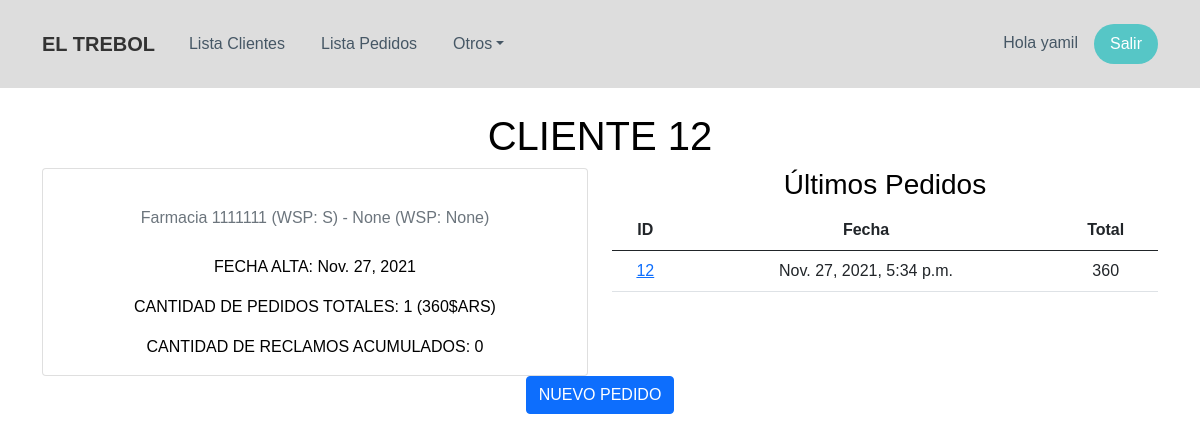
The app's page /cliente_detalles/12/ (signed in) with its own data.
### MODULOS/Cliente/models.py (models this page shows, shortened)
class Cliente(models.Model):
    id_cliente= models.AutoField(primary_key=True)
    nombre=models.CharField(max_length=15)
    direccion=models.ForeignKey(Direccion, on_delete=models.CASCADE)
    telefono=models.PositiveBigIntegerField()
    es_whatsapp=models.CharField(choices=SI_NO, max_length=2)
    telefono2=models.PositiveBigIntegerField(blank=True, null=True)
    es_whatsapp2=models.CharField(blank=True, null=True, choices=SI_NO, max_length=2)
    categoria=models.CharField(max_length=50, blank=True, null=True)
    fecha_alta=models.DateField(auto_now=True)
    objects=models.Manager()

### MODULOS/Pedidos/models.py (models this page shows, shortened)
class Pedido(models.Model):
    hora=models.DateTimeField(auto_now_add=True)
    pedido=models.ForeignKey(NumeroPedido, on_delete=models.CASCADE, null=False, blank=False, related_name="pedido_numero")
    cliente=models.ForeignKey(Cliente, on_delete=models.CASCADE, null=False, blank=False)
    medio_pago=models.ForeignKey(MediosPagos, on_delete=models.CASCADE, null=True, blank=True, default=1)
    medio_contacto=models.ForeignKey(MediosContacto, on_delete=models.CASCADE, blank=False, null=False, related_name="medio_contacto", default=1)
    tipo_envio=models.ForeignKey(TiposEnvios, on_delete=models.CASCADE, default=1)
    estado=models.CharField(max_length=3, choices=ESTADOS, default="EP")
    entregado=models.DateTimeField(auto_now=True)
    moto=models.ForeignKey(User, on_delete=models.CASCADE, blank=True, null=True)
    codigoqr=models.ImageField(upload_to="" , null=True, blank=True)
    observaciones=CharField(max_length=100)
    paga_con=IntegerField(null=True, blank=True)
    total=models.IntegerField(null=True, blank=True)
    class Meta:
        ordering = ['-pedido']

class NumeroPedido(models.Model):
    pedido=models.AutoField(primary_key=True)
    hora=models.DateTimeField(auto_now=True)
    def __str__(self):
        t="{}"
        return t.format(self.pedido)

### MODULOS/Cliente/views.py (the view)
# urls.py: path('cliente_detalles/<int:id_cliente>/', detalles_cliente, name="detalles_cliente"),
@login_required
def detalles_cliente(request, id_cliente):
    cliente=Cliente.objects.get(id_cliente=id_cliente)
    pedidos=Pedido.objects.filter(cliente=cliente)
    reclamos=Reclamo.objects.filter(cliente=cliente)
    def cantidadPedidos(pedidos):
        cantidad_pedidos=pedidos.count()
        return cantidad_pedidos
    def precioTotalPedidos(pedidos):
        precios_t=[]
        for pedido in pedidos:
            precios_t.append(pedido.total)
        return sum(precios_t)
    def cantidad_reclamos():
        return len(reclamos)
    pag = Paginator(pedidos,5)
    page_num=request.GET.get('page',1)
    try:
        page=pag.page(page_num)
    except EmptyPage:
        page=pag.page(1)
    context={"cliente":cliente, "pedidos":page,
             "precio_total":precioTotalPedidos(pedidos),
             'cantidad_total':cantidadPedidos(pedidos),
             'reclamos':reclamos, 'cantidad_reclamos':cantidad_reclamos()}
    return render(request,"detalle_cliente.html", context)

### templates/detalle_cliente.html (shortened to what this page needs)
{% extends 'base.html' %}
{% load static %}
{% block content %}
    <div class="container" style="margin-top: 3vh;">
        <div class="row">
            <div class="col-md-12">
                <h1>CLIENTE {{cliente.id_cliente}}</h1>
            </div>
        </div>
        <div class="row">
            <div class="col-md-6">
                <div class="card">
                    <div class="card-body">
                        <h6 class="text-muted card-subtitle mb-2"><br>{{cliente.nombre}} {{cliente.telefono}}&nbsp;(WSP:&nbsp;{{cliente.es_whatsapp}})&nbsp;-&nbsp;{{cliente.telefono2}}&nbsp;(WSP:&nbsp;{{cliente.es_whatsapp2}})<br><br></h6>
                        <p class="card-text">FECHA ALTA: {{cliente.fecha_alta}}</p>
                        <p class="card-text">CANTIDAD DE PEDIDOS TOTALES: {{cantidad_total}} ({{precio_total}}$ARS)</p>
                    <p class="card-text">CANTIDAD DE RECLAMOS ACUMULADOS: {{cantidad_reclamos}}</p>
                    </div>
                </div>
            </div>
            <div class="col-md-6">
                <div class="row">
                    <div class="col">
                        <h3>Últimos Pedidos</h3>
                    </div>
                </div>
                <div class="row">
                    <div class="col">
                        <div class="table-responsive">
                            <table class="table">
                                <thead>
                                    <tr>
                                        <th>ID</th>
                                        <th>Fecha</th>
                                        <th>Total</th>
                                    </tr>
                                </thead>
                                <tbody>
                                {% for pedido in pedidos %}
                                    <tr>
                                        <td><a href="{% url 'show_resume' pedido.pedido %}">{{pedido.pedido}}</a></td>
                                        <td>{{pedido.hora}}</td>
                                        <td>{{pedido.total}}</td>
                                    </tr>
                                {% endfor %}
                                </tbody>
                            </table>
                        </div>
                    </div>
                </div>
            </div>
        </div>
    </div>
    <div class="container">
        <div class="row">
            <a href="{% url 'nuevo_pedido' cliente.id_cliente %}">
                <div class="col-md-12 text-center"><button class="btn btn-primary" type="button">NUEVO PEDIDO</button></div>
            </a>
        </div>
    </div>
{% endblock content %}

### templates/base.html (shortened to what this page needs)
{% load static %}
<!DOCTYPE html>
<html lang="en">
<head>
    <link rel="stylesheet" href="{% static 'assets1/bootstrap/css/bootstrap.min.css' %}">
    <link rel="stylesheet" href="{% static 'assets1/fonts/fontawesome-all.min.css' %}">
    <link rel="stylesheet" href="{% static 'assets1/css/Navigation-with-Button.css' %}">
    <link rel="stylesheet" href="{% static 'assets/css/styles.css' %}">
    <link rel="stylesheet" href="{% static 'assets1/css/estilo_autocomplete.css' %}">
</head>
<body style="border-color: var(--bs-purple);">
    <nav class="navbar navbar-light navbar-expand-md navigation-clean-button" style="background: #dddddd;border-style: none;">
        <div class="container"><a class="navbar-brand" href="{% url 'index' %}">EL TREBOL</a>
            <div class="collapse navbar-collapse" id="navcol-1">
                <ul class="navbar-nav me-auto">
                    <li class="nav-item"><a class="nav-link" href="{% url 'lista_clientes'  %}" >Lista Clientes</a></li>
                    <li class="nav-item"><a class="nav-link" href="{% url 'lista_pedidos' %}">Lista Pedidos</a></li>
                    <li class="nav-item dropdown"><a class="dropdown-toggle nav-link" aria-expanded="false" data-bs-toggle="dropdown" href="#">Otros</a>
                    </li>
                </ul><span class="navbar-text actions"> <a class="login" href="#">Hola {{user}}</a><a class="btn btn-light action-button" role="button" href="{% url 'logout' %}">Salir</a></span>
            </div>
        </div>
    </nav>
    <div style="width: 100%; height: 90%">
        {% block content %}
        {% endblock content %}
    </div>
</body>
</html>

### static/assets1/css/Navigation-with-Button.css (style rules this page uses)
.navigation-clean-button { background: #fff; padding-top: .75rem; padding-bottom: .75rem; color: #333; border-radius: 0; box-shadow: none; border: none; margin-bottom: 0; }
@media (min-width:768px) { .navigation-clean-button { padding-top: 1rem; padding-bottom: 1rem; } }
.navigation-clean-button .navbar-brand { font-weight: bold; color: inherit; }
.navigation-clean-button.navbar .navbar-nav .nav-link { padding-left: 18px; padding-right: 18px; }
.navigation-clean-button.navbar-light .navbar-nav .nav-link { color: #465765; }
.navigation-clean-button .actions .login { margin-right: 1rem; text-decoration: none; color: #465765; }
.navigation-clean-button .navbar-text .action-button, .navigation-clean-button .navbar-text .action-button:active, .navigation-clean-button .navbar-text .action-button:hover { background: #56c6c6; border-radius: 20px; font-size: inherit; color: #fff; box-shadow: none; border: none; text-shadow: none; padding: .5rem 1rem; transition: background-color 0.25s; font-size: inherit; }

### static/assets/css/styles.css (style rules this page uses)
body { background-color: white; background-position: center center; background-attachment: fixed; background-repeat: no-repeat; background-size: cover; align-content: center; text-align: center; font-family:Verdana, Geneva, Tahoma, sans-serif; color: black; }
.card { color:black !important; }

### records on screen
Cliente: id_cliente "12", nombre "Farmacia", telefono "1111111", es_whatsapp "S", telefono2 "None", es_whatsapp2 "None", fecha_alta "Nov. 27, 2021"
Pedido: pedido "12", hora "Nov. 27, 2021, 5:34 p.m.", total "360"

### other values on screen
{{ user }} "yamil"
{{ cantidad_total }} "1"
{{ precio_total }} "360"
{{ cantidad_reclamos }} "0"
